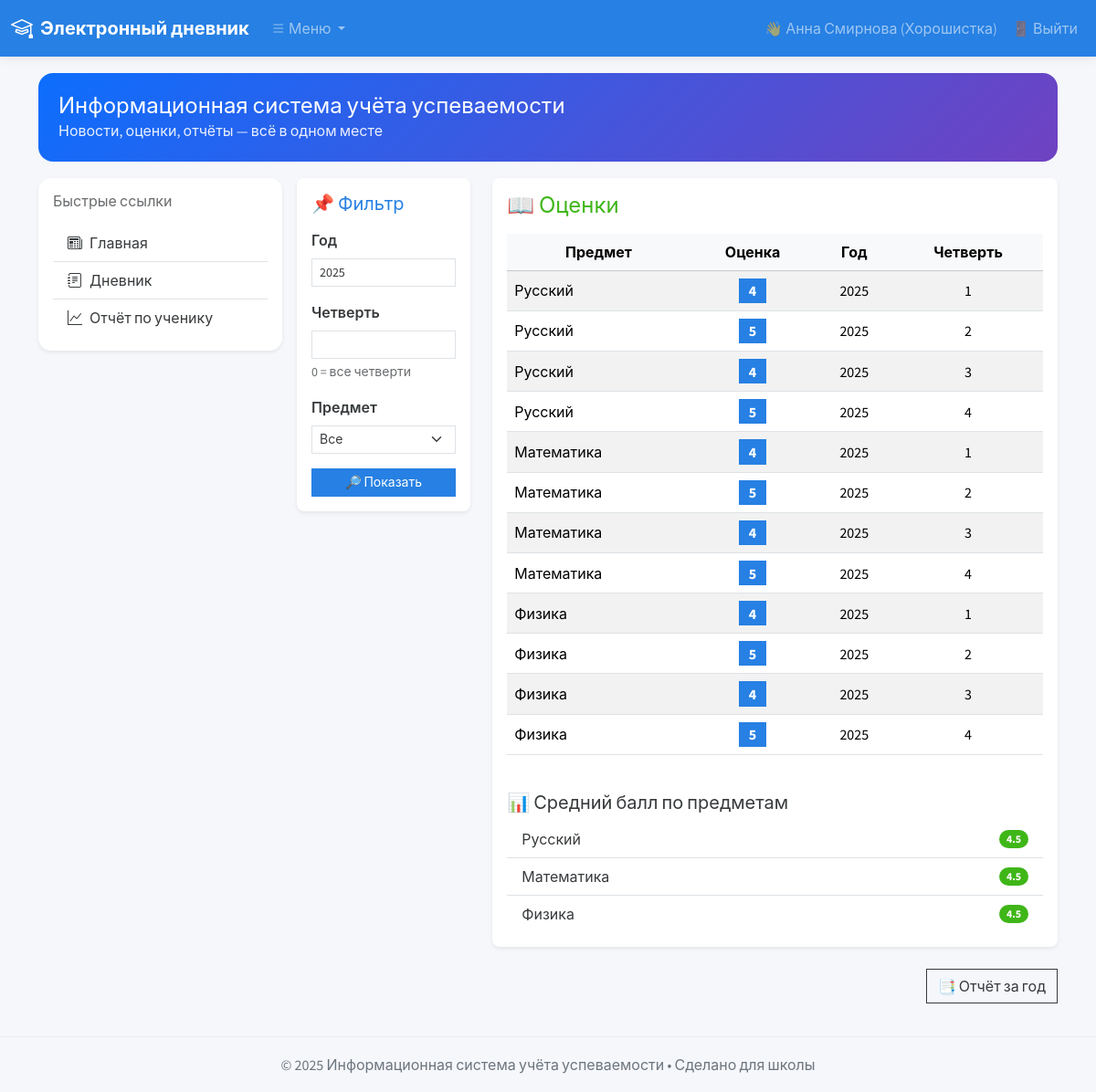
/student (signed in), run on the app's committed database.
### app.py (models this page shows)
class Subject(db.Model):
    id = db.Column(db.Integer, primary_key=True)
    name = db.Column(db.String(80), unique=True, nullable=False)

class Grade(db.Model):
    id = db.Column(db.Integer, primary_key=True)
    student_id = db.Column(db.Integer, db.ForeignKey('user.id'), nullable=False)
    subject_id = db.Column(db.Integer, db.ForeignKey('subject.id'), nullable=False)
    value = db.Column(db.Integer, nullable=False)
    year = db.Column(db.Integer, nullable=False)
    quarter = db.Column(db.Integer, nullable=False)
    week = db.Column(db.Integer, nullable=True)  # 1..10 (необязательное)

### app.py (the view)
@app.route("/student")
def student_page():
    if "user_id" not in session or session.get("role") != "student":
        flash("Доступ только для студентов", "danger")
        return redirect(url_for("login"))
    student_id = session["user_id"]
    year = int(request.args.get("year", current_year()))
    subjects = Subject.query.all()
    subject_map = {s.id: s.name for s in subjects}
    grades = Grade.query.filter_by(student_id=student_id, year=year).all()
    avg = {}
    for g in grades:
        subjname = subject_map.get(g.subject_id, "")
        avg.setdefault(subjname, []).append(g.value)
    avg = {k: round(sum(v)/len(v), 2) if v else 0 for k, v in avg.items()}
    return render_template("student.html", grades=grades, avg=avg, year=year, subject_map=subject_map)

### app.py (called while the page is built)
def current_year():
    return datetime.date.today().year

@app.context_processor
def inject_globals():
    return dict(current_year=current_year)

### templates/student.html (shortened to what this page needs)
{% extends "base.html" %}
{% block content %}
<div class="row">
  <div class="col-md-3 mb-4">
    <div class="card shadow-sm border-0 rounded-3">
      <div class="card-body">
        <h5 class="card-title mb-3 text-primary">📌 Фильтр</h5>
        <form method="get">
          <div class="mb-3">
            <label class="form-label fw-semibold">Год</label>
            <input name="year" value="{{ year }}" class="form-control form-control-sm">
          </div>
          <div class="mb-3">
            <label class="form-label fw-semibold">Четверть</label>
            <input name="quarter" value="{{ quarter }}" class="form-control form-control-sm">
            <div class="form-text">0 = все четверти</div>
          </div>
          <div class="mb-3">
            <label class="form-label fw-semibold">Предмет</label>
            <select name="subject" class="form-select form-select-sm">
              <option value="0">Все</option>
            </select>
          </div>
          <button class="btn btn-primary w-100 btn-sm">🔎 Показать</button>
        </form>
      </div>
    </div>
  </div>
  <div class="col-md-9">
    <div class="card shadow-sm border-0 rounded-3 mb-4">
      <div class="card-body">
        <h4 class="card-title mb-3 text-success">📖 Оценки</h4>
        {% if not grades %}
          <div class="alert alert-info text-center">
            Здесь пока пусто — возможно, оценки ещё не выставлены.
          </div>
        {% else %}
          <div class="table-responsive">
            <table class="table table-striped table-hover align-middle text-center">
              <thead class="table-light">
                <tr>
                  <th>Предмет</th>
                  <th>Оценка</th>
                  <th>Год</th>
                  <th>Четверть</th>
                </tr>
              </thead>
              <tbody>
              {% for g in grades %}
                <tr>
                  <td class="text-start">{{ subject_map.get(g.subject_id, '') }}</td>
                  <td><span class="badge bg-primary fs-6">{{ g.value }}</span></td>
                  <td>{{ g.year }}</td>
                  <td>{{ g.quarter }}</td>
                </tr>
              {% endfor %}
              </tbody>
            </table>
          </div>
          <h5 class="mt-4">📊 Средний балл по предметам</h5>
          <ul class="list-group list-group-flush">
            {% for k,v in avg.items() %}
              <li class="list-group-item d-flex justify-content-between align-items-center">
                {{ k }}
                <span class="badge bg-success rounded-pill">{{ v }}</span>
              </li>
            {% endfor %}
          </ul>
        {% endif %}
      </div>
    </div>
    <div class="text-end">
      <a href="{{ url_for('student_report', year=year) }}" class="btn btn-outline-secondary">
        📑 Отчёт за год
      </a>
    </div>
  </div>
</div>
{% endblock %}

### templates/base.html (style rules this page uses)
body { background:#f6f7fb }
.card { border:0;border-radius:14px }

### data on the page
Grade: value "4", year "2025", quarter "1"
Subject: get "Русский", name "Русский", v "4.5"
Grade: value "5", year "2025", quarter "2"
Grade: value "4", year "2025", quarter "3"
Grade: value "5", year "2025", quarter "4"
Grade: value "4", year "2025", quarter "1"
Subject: get "Математика", name "Математика", v "4.5"
Grade: value "5", year "2025", quarter "2"
Grade: value "4", year "2025", quarter "3"
Grade: value "5", year "2025", quarter "4"
Grade: value "4", year "2025", quarter "1"
Subject: get "Физика", name "Физика", v "4.5"
Grade: value "5", year "2025", quarter "2"
Grade: value "4", year "2025", quarter "3"
Grade: value "5", year "2025", quarter "4"

### other printed values
{{ session.get('fullname') or session.get('username') }} "Анна Смирнова (Хорошистка)"
